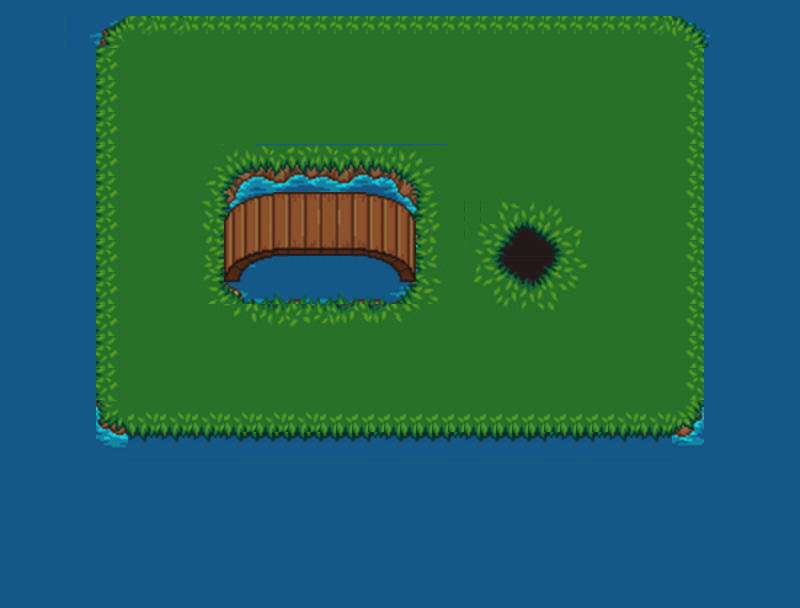

This game map was drawn from its Tiled (.tmx) file and the tilesets committed beside it. A one-line description and the trimmed map source follow:
An orthogonal 50x38 tile map with 16x16 px tiles, 5 tile layers (base, top, water, holes, ...), 2 tilesets and 4 objects.

<map version="1.0" orientation="orthogonal" width="50" height="38" tilewidth="16" tileheight="16">
 <tileset firstgid="1" name="working_tileset" tilewidth="32" tileheight="32">
  <image source="working_tileset.png" width="1024" height="1024" />
 </tileset>
 <tileset firstgid="1025" name="working_tileset_two" tilewidth="32" tileheight="32">
  <image source="working_tileset_two.png" width="1024" height="1024" />
 </tileset>
 <layer name="base" width="50" height="38">
  <data>[1900 cells, 1900 non-empty, 1 distinct tile ids]</data>
 </layer>
 <layer name="top" width="50" height="38">
  <data>[1900 cells, 603 non-empty, 14 distinct tile ids]</data>
 </layer>
 <objectgroup name="collisions" width="50" height="38">
  <object x="99" y="20" width="28" height="427" />
  <object x="131" y="417" width="571" height="30" />
  <object x="675" y="18" width="29" height="395" />
  <object x="131" y="17" width="540" height="30" />
 </objectgroup>
 <layer name="water" width="50" height="38">
  <data>[1900 cells, 60 non-empty, 33 distinct tile ids]</data>
 </layer>
 <layer name="holes" width="50" height="38">
  <data>[1900 cells, 20 non-empty, 17 distinct tile ids]</data>
 </layer>
 <layer name="entrance" width="50" height="38">
  <data>[1900 cells, 17 non-empty, 16 distinct tile ids]</data>
 </layer>
</map>